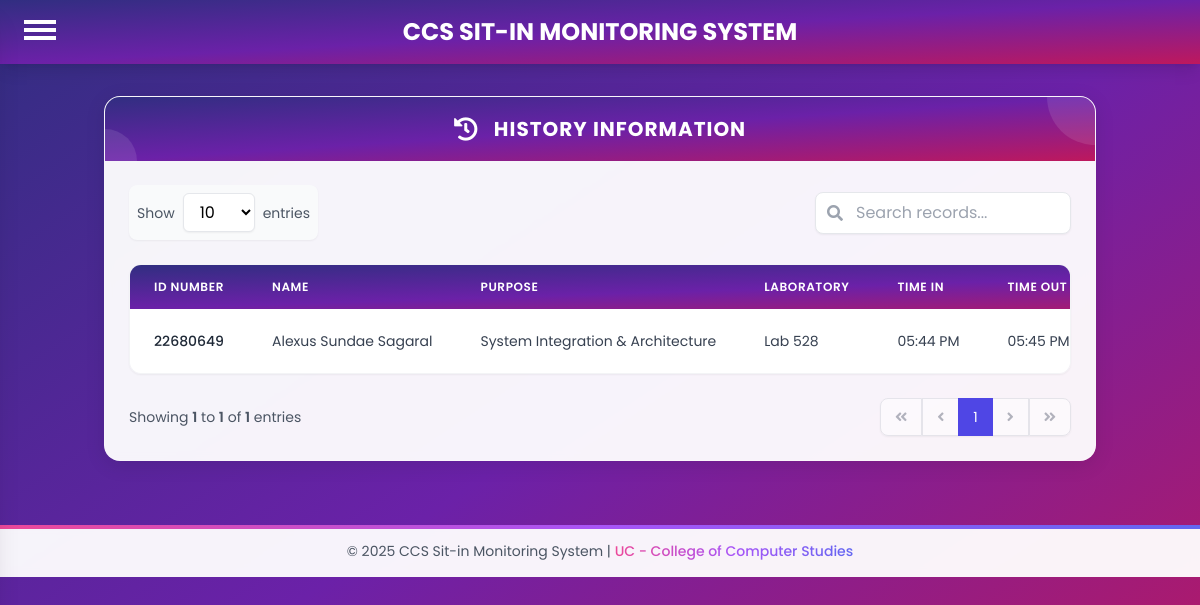
Page /user/history.php (signed in) on the committed database.
### tables this page shows
CREATE TABLE `curr_sitin` (
  `SITIN_ID` int(11) NOT NULL,
  `IDNO` int(11) NOT NULL,
  `FULL_NAME` varchar(30) NOT NULL,
  `PURPOSE` enum('C Programming','C++ Programming','C# Programming','Java Programming','Php Programming','Python Programming','Database','Digital Logic & Design','Embedded System & IOT','System Integration & Architecture','Computer Application','Web Design & Development','Project Management') NOT NULL,
  `LABORATORY` enum('Lab 517','Lab 524','Lab 526','Lab 528','Lab 530','Lab 542','Lab 544') NOT NULL,
  `TIME_IN` time NOT NULL,
  `TIME_OUT` time DEFAULT NULL,
  `DATE` date NOT NULL,
  `STATUS` varchar(10) NOT NULL DEFAULT 'Active'
);

### user/history.php (the view, shortened to what this page needs)
<?php
require '../db.php';
$entries_per_page = isset($_GET['entries']) ? (int)$_GET['entries'] : 10;
$current_page = isset($_GET['page']) ? (int)$_GET['page'] : 1;
$offset = ($current_page - 1) * $entries_per_page;
?>
<!DOCTYPE html>
<html lang="en">
<head>
    <link rel="stylesheet" href="https://cdnjs.cloudflare.com/ajax/libs/font-awesome/5.15.4/css/all.min.css">
    <script src="https://cdn.tailwindcss.com"></script>
    <link rel="stylesheet" href="https://cdnjs.cloudflare.com/ajax/libs/sweetalert2/11.7.32/sweetalert2.min.css">
</head>
<body class="bg-gradient-to-br from-indigo-900 via-purple-800 to-pink-700 min-h-screen font-poppins">
    <div class="text-center text-white font-bold text-2xl py-4 relative shadow-lg" style="background: linear-gradient(to bottom right, rgb(49, 46, 129), rgb(107, 33, 168), rgb(190, 24, 93))">
        CCS SIT-IN MONITORING SYSTEM
        <div class="absolute top-4 left-6 cursor-pointer" onclick="toggleNav(this)">
            <div class="bar1 w-8 h-1 bg-white my-1 transition-all duration-300"></div>
            <div class="bar2 w-8 h-1 bg-white my-1 transition-all duration-300"></div>
            <div class="bar3 w-8 h-1 bg-white my-1 transition-all duration-300"></div>
        </div>
    </div>
    <div class="container mx-auto px-4 py-8">
        <div class="bg-white/95 rounded-2xl shadow-custom backdrop-blur-sm overflow-hidden border border-white/20 transition-shadow duration-300 hover:shadow-hover">
            <div class="text-white p-4 flex items-center justify-center relative overflow-hidden" style="background: linear-gradient(to bottom right, rgb(49, 46, 129), rgb(107, 33, 168), rgb(190, 24, 93))">
                <div class="absolute top-0 right-0 w-24 h-24 bg-white/10 rounded-full -translate-y-1/2 translate-x-1/2"></div>
                <div class="absolute bottom-0 left-0 w-16 h-16 bg-white/10 rounded-full translate-y-1/2 -translate-x-1/2"></div>
                <i class="fas fa-history text-2xl mr-4 relative z-10"></i>
                <h2 class="text-xl font-bold tracking-wider uppercase relative z-10">History Information</h2>
            </div>
            <div class="p-6">
                <div class="flex flex-col md:flex-row md:justify-between md:items-center mb-6 gap-4">
                    <div class="flex items-center bg-gray-50 rounded-lg p-2 shadow-sm">
                        <label class="text-gray-600 mr-2 text-sm">Show</label>
                        <select id="entriesPerPage" onchange="changeEntries(this.value)" class="bg-white border border-gray-200 rounded-md px-3 py-1.5 shadow-sm focus:ring-2 focus:ring-indigo-400 focus:border-indigo-400 outline-none">
                            <option value="10" <?php echo $entries_per_page == 10 ? 'selected' : ''; ?>>10</option>
                        </select>
                        <span class="text-gray-600 ml-2 text-sm">entries</span>
                    </div>
                    <div class="relative">
                        <input type="text" id="searchInput" placeholder="Search records..."
                            class="w-full md:w-64 pl-10 pr-4 py-2 border border-gray-200 rounded-lg shadow-sm focus:ring-2 focus:ring-indigo-400 focus:border-indigo-400 outline-none"
                            onkeypress="if(event.key === 'Enter') { event.preventDefault(); searchTable(); }">
                        <i class="fas fa-search absolute left-3 top-1/2 -translate-y-1/2 text-gray-400"></i>
                    </div>
                </div>
                <div class="overflow-x-auto rounded-xl shadow-sm border border-gray-100">
                    <table class="min-w-full">
                        <thead>
                            <tr style="background: linear-gradient(to bottom right, rgb(49, 46, 129), rgb(107, 33, 168), rgb(190, 24, 93))" class="text-white">
                                <th class="px-6 py-3.5 text-left text-xs font-semibold uppercase tracking-wider">ID Number</th>
                                <th class="px-6 py-3.5 text-left text-xs font-semibold uppercase tracking-wider">Name</th>
                                <th class="px-6 py-3.5 text-left text-xs font-semibold uppercase tracking-wider">Purpose</th>
                                <th class="px-6 py-3.5 text-left text-xs font-semibold uppercase tracking-wider">Laboratory</th>
                                <th class="px-6 py-3.5 text-left text-xs font-semibold uppercase tracking-wider">Time In</th>
                                <th class="px-6 py-3.5 text-left text-xs font-semibold uppercase tracking-wider">Time Out</th>
                            </tr>
                        </thead>
                        <tbody class="divide-y divide-gray-100 bg-white">
                        <?php
                        $getUserQuery = "SELECT IDNO FROM users WHERE STUD_NUM = ?";
                        $stmt = $conn->prepare($getUserQuery);
                        $stmt->bind_param("i", $_SESSION['user_id']);
                        $stmt->execute();
                        $userResult = $stmt->get_result();
                        $userData = $userResult->fetch_assoc();
                        if ($userData) {
                            $userIdno = $userData['IDNO'];
                            $total_query = "SELECT COUNT(*) as total FROM curr_sitin WHERE IDNO = ?";
                            $stmt = $conn->prepare($total_query);
                            $stmt->bind_param("i", $userIdno);
                            $stmt->execute();
                            $total_result = $stmt->get_result();
                            $total_row = $total_result->fetch_assoc();
                            $total_entries = $total_row['total'];
                            $query = "SELECT * FROM curr_sitin WHERE IDNO = ? ORDER BY DATE DESC, TIME_IN DESC LIMIT ? OFFSET ?";
                            $stmt = $conn->prepare($query);
                            $stmt->bind_param("iii", $userIdno, $entries_per_page, $offset);
                            $stmt->execute();
                            $result = $stmt->get_result();
                            if ($result->num_rows > 0) {
                                $rowNum = 0;
                                while ($row = $result->fetch_assoc()) {
                                    $rowClass = $rowNum % 2 === 0 ? "bg-white" : "bg-gray-50";
                                    $rowNum++;
                                    echo "<tr class='$rowClass hover:bg-indigo-50 transition-colors'>";
                                    echo "<td class='px-6 py-4 whitespace-nowrap text-sm font-medium text-gray-800'>" . htmlspecialchars($row['IDNO']) . "</td>";
                                    echo "<td class='px-6 py-4 whitespace-nowrap text-sm text-gray-700'>" . htmlspecialchars($row['FULL_NAME']) . "</td>";
                                    echo "<td class='px-6 py-4 whitespace-nowrap text-sm text-gray-700'>" . htmlspecialchars($row['PURPOSE']) . "</td>";
                                    echo "<td class='px-6 py-4 whitespace-nowrap text-sm text-gray-700'>" . htmlspecialchars($row['LABORATORY']) . "</td>";
                                    $timeIn = date('h:i A', strtotime($row['TIME_IN']));
                                    $timeOut = $row['TIME_OUT'] ? date('h:i A', strtotime($row['TIME_OUT'])) : '-';
                                    echo "<td class='px-6 py-4 whitespace-nowrap text-sm text-gray-700'>" . $timeIn . "</td>";
                                    echo "<td class='px-6 py-4 whitespace-nowrap text-sm text-gray-700'>" . $timeOut . "</td>";
                                    echo "</tr>";
                                }
                            }
                        }
                        ?>
                        </tbody>
                    </table>
                </div>
                <div class="flex flex-col md:flex-row md:justify-between md:items-center mt-6 gap-4">
                    <div class="text-gray-600 text-sm">
                        <?php
                        $start_entry = $total_entries > 0 ? $offset + 1 : 0;
                        $end_entry = min($offset + $entries_per_page, $total_entries);
                        echo "Showing <span class='font-semibold'>$start_entry</span> to <span class='font-semibold'>$end_entry</span> of <span class='font-semibold'>$total_entries</span> entries";
                        ?>
                    </div>
                    <div class="inline-flex rounded-lg shadow-sm">
                        <?php
                        $total_pages = ceil($total_entries / $entries_per_page);
                        echo "<button onclick=\"changePage(1)\" " . ($current_page == 1 ? 'disabled' : '') . "
                              class=\"px-3.5 py-2 text-sm bg-white border border-gray-300 rounded-l-lg hover:bg-gray-50 text-gray-500" .
                              ($current_page == 1 ? ' opacity-50 cursor-not-allowed' : '') . "\">
                              <i class=\"fas fa-angle-double-left\"></i>
                          </button>";
                        $prev_page = max(1, $current_page - 1);
                        echo "<button onclick=\"changePage($prev_page)\" " . ($current_page == 1 ? 'disabled' : '') . "
                              class=\"px-3.5 py-2 text-sm bg-white border-t border-b border-l border-gray-300 hover:bg-gray-50 text-gray-500" .
                              ($current_page == 1 ? ' opacity-50 cursor-not-allowed' : '') . "\">
                              <i class=\"fas fa-angle-left\"></i>
                          </button>";
                        for($i = 1; $i <= $total_pages; $i++) {
                            if($i == $current_page) {
                                echo "<button class=\"px-3.5 py-2 text-sm bg-indigo-600 text-white border border-indigo-600\">$i</button>";
                            } else {
                                echo "<button onclick=\"changePage($i)\"
                                      class=\"px-3.5 py-2 text-sm bg-white border border-gray-300 hover:bg-gray-50 text-gray-700\">$i</button>";
                            }
                        }
                        $next_page = min($total_pages, $current_page + 1);
                        echo "<button onclick=\"changePage($next_page)\" " . ($current_page == $total_pages ? 'disabled' : '') . "
                              class=\"px-3.5 py-2 text-sm bg-white border-t border-b border-r border-gray-300 hover:bg-gray-50 text-gray-500" .
                              ($current_page == $total_pages ? ' opacity-50 cursor-not-allowed' : '') . "\">
                              <i class=\"fas fa-angle-right\"></i>
                          </button>";
                        echo "<button onclick=\"changePage($total_pages)\" " . ($current_page == $total_pages ? 'disabled' : '') . "
                              class=\"px-3.5 py-2 text-sm bg-white border border-gray-300 rounded-r-lg hover:bg-gray-50 text-gray-500" .
                              ($current_page == $total_pages ? ' opacity-50 cursor-not-allowed' : '') . "\">
                              <i class=\"fas fa-angle-double-right\"></i>
                          </button>";
                        ?>
                    </div>
                </div>
            </div>
        </div>
    </div>
    <div class="py-4 px-6 bg-white/95 backdrop-blur-sm mt-8 relative">
        <div class="absolute inset-x-0 top-0 h-1 bg-gradient-to-r from-pink-500 via-purple-500 to-indigo-500"></div>
        <p class="text-center text-sm text-gray-600">
            &copy; 2025 CCS Sit-in Monitoring System | <span class="gradient-text font-medium">UC - College of Computer Studies</span>
        </p>
    </div>
</body>
</html>

### user/history.php (style rules this page uses)
.gradient-text { background: linear-gradient(to right, #ec4899, #a855f7, #6366f1); -webkit-background-clip: text; -webkit-text-fill-color: transparent; background-clip: text; display: inline-block; }

### rows in the picture
curr_sitin: IDNO "22680649", FULL_NAME "Alexus Sundae Sagaral", PURPOSE "System Integration & Architecture", LABORATORY "Lab 528", TIME_IN "05:44 PM", TIME_OUT "05:45 PM"

### other values in the picture
$start_entry "1"
$end_entry "1"
$total_entries "1"
